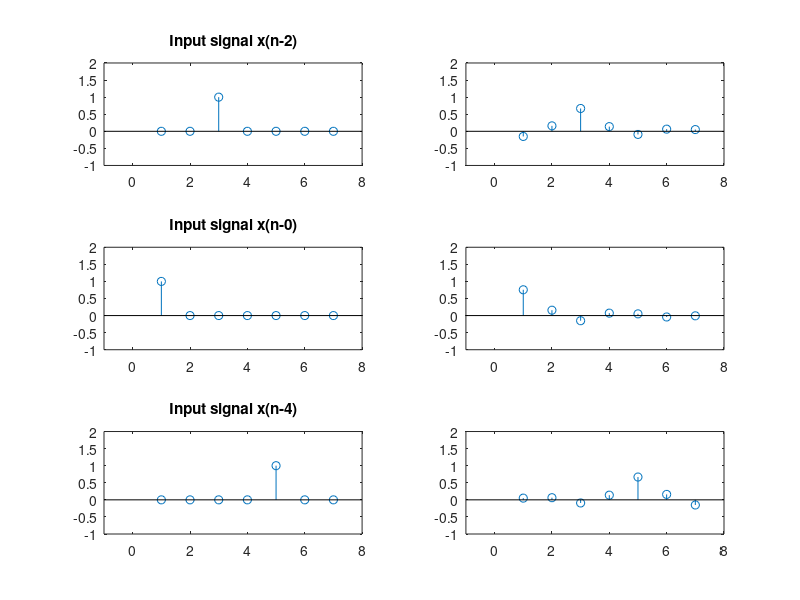
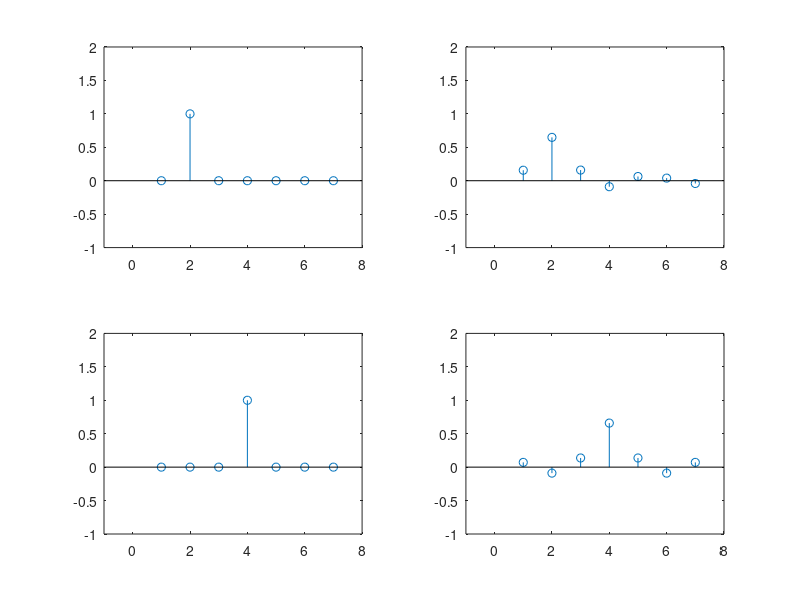

Source code (MATLAB) for these figures, in order:
close all
clear
%%
N = 7;%length of signal
lambda = 0.1; % greater than 1
v = ([1 -2 1 zeros(1, N-3)]);
D = toeplitz(v) % second order difference matrix
I = eye(N); % identity matrix of order nxn
n = 0:N-1;
in_2 = (n == 2);
in_0 = (n == 0);
in_4 = (n == 4);
in_1 = (n == 1);
in_3 = (n == 3);
%%
out_2 = (I + lambda.*transpose(D)*D)\transpose(in_2);
out_0 = (I + lambda.*transpose(D)*D)\transpose(in_0);
out_4 = (I + lambda.*transpose(D)*D)\transpose(in_4);
out_1 = (I + lambda.*transpose(D)*D)\transpose(in_1);
out_3 = (I + lambda.*transpose(D)*D)\transpose(in_3);

figure(1)
subplot(3,2,1)
stem(in_2)
title('Input signal x(n-2)')
xlim([-1,N+1])
ylim([-1,2])

subplot(3,2,3)
stem(in_0)
title('Input signal x(n-0)')
xlim([-1,N+1])
ylim([-1,2])

subplot(3,2,5)
stem(in_4)
title('Input signal x(n-4)')
xlim([-1,N+1])
ylim([-1,2])

subplot(3,2,2)
stem(out_2)
xlim([-1,N+1])
ylim([-1,2])

subplot(3,2,4)
stem(out_0)
xlim([-1,N+1])
ylim([-1,2])

subplot(3,2,6)
stem(out_4)
xlim([-1,N+1])
ylim([-1,2])

figure(2)
subplot(2,2,1)
stem(in_1)
xlim([-1,N+1])
ylim([-1,2])

subplot(2,2,3)
stem(in_3)
xlim([-1,N+1])
ylim([-1,2])

subplot(2,2,2)
stem(out_1)
xlim([-1,N+1])
ylim([-1,2])

subplot(2,2,4)
stem(out_3)
xlim([-1,N+1])
ylim([-1,2])

